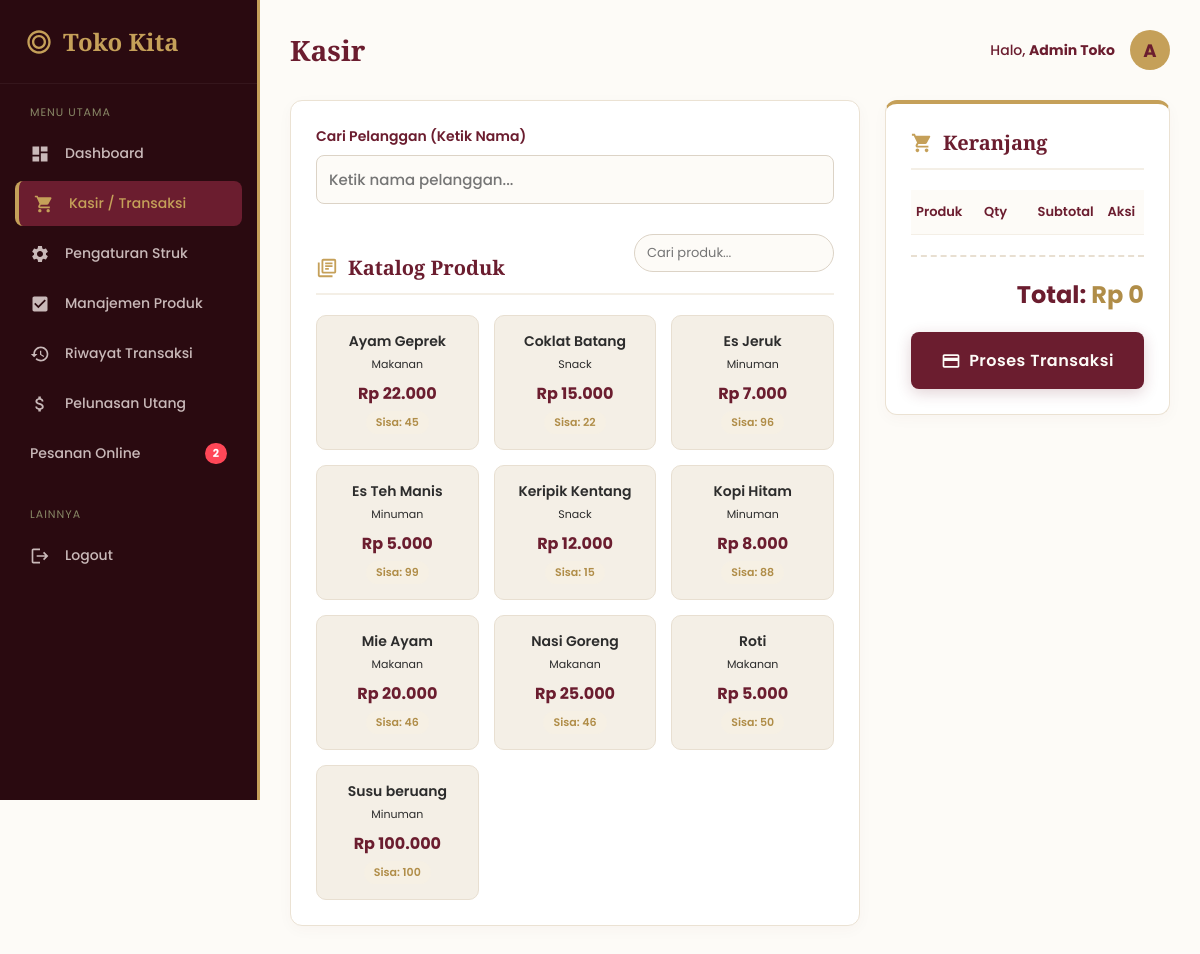
Screenshot of / (signed in) with the database file from the repository.
### tables this page shows
CREATE TABLE `tbl_produk` (
  `id_produk` int(11) NOT NULL,
  `id_kategori` int(11) DEFAULT NULL,
  `nama_produk` varchar(100) NOT NULL,
  `harga` decimal(12,2) NOT NULL,
  `stok` int(11) DEFAULT 0
);

CREATE TABLE `tbl_kategori` (
  `id_kategori` int(11) NOT NULL,
  `nama_kategori` varchar(50) NOT NULL
);

### index.php (the view, shortened to what this page needs)
<?php
require 'koneksi.php';
$produk = mysqli_query($koneksi, "SELECT p.*, k.nama_kategori FROM tbl_produk p JOIN tbl_kategori k ON p.id_kategori = k.id_kategori ORDER BY p.nama_produk ASC");
?>
<!DOCTYPE html>
<html lang="id">
<head>
</head>
<body>
    <?php include 'sidebar.php'; ?>
    <div class="main-content">
        <div class="topbar">
            <h1>Kasir</h1>
            <div class="user-profile">
                <span>Halo, <strong><?= $_SESSION['nama_lengkap'] ?></strong></span>
                <div class="avatar"><?= strtoupper(substr($_SESSION['nama_lengkap'], 0, 1)) ?></div>
            </div>
        </div>
        <form action="pembayaran.php" method="POST" id="formKasir">
            <div class="container">
                <div class="card">
                    <div class="form-group">
                        <label>Cari Pelanggan (Ketik Nama)</label>
                        <input type="text" id="inputCariPelanggan" list="listPelanggan" placeholder="Ketik nama pelanggan..." required autocomplete="off">
                    </div>
                    <div class="search-produk-wrapper">
                        <h2 style="margin-top: 30px;">
                            <svg viewBox="0 0 24 24" xmlns="http://www.w3.org/2000/svg"><path d="M4 6H2v14c0 1.1.9 2 2 2h14v-2H4V6zm16-4H8c-1.1 0-2 .9-2 2v12c0 1.1.9 2 2 2h12c1.1 0 2-.9 2-2V4c0-1.1-.9-2-2-2zm0 14H8V4h12v12zM10 9h8v2h-8zm0 3h4v2h-4zm0-6h8v2h-8z"/></svg>
                            Katalog Produk
                        </h2>
                        <input type="text" id="cariProduk" placeholder="Cari produk...">
                    </div>
                    <div class="produk-grid" id="produkGrid">
                        <?php while($pr = mysqli_fetch_assoc($produk)): ?>
                            <?php $habis = ($pr['stok'] <= 0) ? 'habis' : ''; ?>
                            <div class="produk-item <?= $habis ?>"
                                 data-nama="<?= strtolower($pr['nama_produk']) ?>"
                                 onclick="<?= $habis ? '' : "tambahKeKeranjang({$pr['id_produk']}, '" . addslashes($pr['nama_produk']) . "', {$pr['harga']}, {$pr['stok']})" ?>">
                                <h3><?= $pr['nama_produk'] ?></h3>
                                <div class="kategori"><?= $pr['nama_kategori'] ?></div>
                                <div class="harga">Rp <?= number_format($pr['harga'],0,',','.') ?></div>
                                <div class="stok">Sisa: <?= $pr['stok'] ?></div>
                            </div>
                        <?php endwhile; ?>
                    </div>
                </div>
                <div class="card" style="border-top: 4px solid var(--gold);">
                    <h2>
                        Keranjang
                    </h2>
                    <table id="tabelKeranjang">
                        <thead>
                            <tr>
                                <th>Produk</th>
                                <th>Qty</th>
                                <th style="text-align:right;">Subtotal</th>
                                <th style="text-align:center;">Aksi</th>
                            </tr>
                        </thead>
                    </table>
                    <div class="total-box">
                        <h3>Total: <span>Rp <span id="totalHarga">0</span></span></h3>
                        <button type="submit" class="btn-proses">
                            <svg viewBox="0 0 24 24" xmlns="http://www.w3.org/2000/svg"><path d="M20 4H4c-1.11 0-1.99.89-1.99 2L2 18c0 1.11.89 2 2 2h16c1.11 0 2-.89 2-2V6c0-1.11-.89-2-2-2zm0 14H4v-6h16v6zm0-10H4V6h16v2z"/></svg>
                            Proses Transaksi
                        </button>
                    </div>
                </div>
            </div>
        </form>
    </div>
</body>
</html>

### index.php (style rules this page uses)
:root { --maroon: #6B1D2F; --maroon-dark: #4A1320; --cream: #FDFBF7; --cream-card: #F4EFE6; --gold: #C5A059; --gold-hover: #B08D48; --text-dark: #2C2C2C; --sidebar-bg: #2A0A10; }
* { margin: 0; padding: 0; box-sizing: border-box; font-family: 'Poppins', sans-serif; }
body { background: var(--cream); color: var(--text-dark); display: flex; min-height: 100vh; }
.main-content { margin-left: 260px; padding: 30px; width: calc(100% - 260px); }
.topbar { display: flex; justify-content: space-between; align-items: center; margin-bottom: 30px; }
.topbar h1 { font-family: 'Playfair Display', serif; font-size: 28px; color: var(--maroon); }
.user-profile { display: flex; align-items: center; gap: 15px; font-size: 14px; font-weight: 500; color: var(--maroon); }
.user-profile .avatar { width: 40px; height: 40px; background: var(--gold); color: var(--maroon); border-radius: 50%; display: flex; justify-content: center; align-items: center; font-weight: 700; font-size: 18px; }
.container { display: grid; grid-template-columns: 2fr 1fr; gap: 25px; align-items: start; }
.card { background: #fff; padding: 25px; border-radius: 12px; box-shadow: 0 4px 15px rgba(107, 29, 47, 0.03); border: 1px solid #EBE2D3; }
.card h2 { font-family: 'Playfair Display', serif; font-size: 20px; margin-bottom: 20px; color: var(--maroon); border-bottom: 2px solid var(--cream-card); padding-bottom: 12px; display: flex; align-items: center; gap: 10px; }
.card h2 svg { width: 22px; height: 22px; fill: var(--gold); }
.form-group { margin-bottom: 20px; }
.form-group label { display: block; margin-bottom: 8px; font-size: 14px; color: var(--maroon); font-weight: 600; }
.form-group input[type="text"] { width: 100%; padding: 12px; border: 1px solid #DCD3C6; border-radius: 8px; outline: none; transition: 0.3s; font-size: 15px; background: var(--cream); color: var(--text-dark); font-weight: 500; }
.search-produk-wrapper { display: flex; justify-content: space-between; align-items: center; margin-bottom: 20px; border-bottom: 2px solid var(--cream-card); padding-bottom: 12px; }
.search-produk-wrapper h2 { border: none; margin: 0; padding: 0; }
.search-produk-wrapper input { width: 200px; padding: 8px 12px; border: 1px solid #DCD3C6; border-radius: 20px; outline: none; font-size: 13px; background: var(--cream); transition: 0.3s; }
.produk-grid { display: grid; grid-template-columns: repeat(auto-fill, minmax(150px, 1fr)); gap: 15px; }
.produk-item { background: var(--cream-card); border: 1px solid #E8DFD1; border-radius: 10px; padding: 15px; text-align: center; cursor: pointer; transition: 0.2s; user-select: none; }
.produk-item h3 { font-size: 14px; margin-bottom: 4px; color: var(--text-dark); font-weight: 600; }
.produk-item .kategori { font-size: 11px; color: var(--text-light); margin-bottom: 8px; }
.produk-item .harga { font-size: 16px; font-weight: 700; color: var(--maroon); }
.produk-item .stok { font-size: 11px; color: var(--gold-hover); margin-top: 5px; background: #F6F0E4; padding: 3px 10px; border-radius: 12px; display: inline-block; font-weight: 600; }
table { width: 100%; border-collapse: collapse; margin-bottom: 15px; }
th, td { padding: 12px 5px; text-align: left; border-bottom: 1px solid var(--cream-card); font-size: 13px; }
th { background: var(--cream); color: var(--maroon); font-weight: 600; }
.total-box { margin-top: 20px; text-align: right; border-top: 2px dashed #E8DFD1; padding-top: 20px; }
.total-box h3 { font-size: 24px; color: var(--maroon); margin-bottom: 20px; font-weight: 700; }
.total-box h3 span { color: var(--gold-hover); }
.btn-proses { background: var(--maroon); color: var(--cream); border: none; padding: 16px; border-radius: 8px; font-size: 16px; font-weight: 600; cursor: pointer; width: 100%; transition: 0.3s; display: flex; justify-content: center; align-items: center; gap: 8px; box-shadow: 0 4px 15px rgba(107, 29, 47, 0.2); letter-spacing: 0.5px; }
.btn-proses svg { width: 20px; height: 20px; fill: currentColor; }

### rows the page displays
tbl_produk: nama_produk "Ayam Geprek", id_kategori.nama_kategori "Makanan", harga "22.000", stok "45"
tbl_produk: nama_produk "Coklat Batang", id_kategori.nama_kategori "Snack", harga "15.000", stok "22"
tbl_produk: nama_produk "Es Jeruk", id_kategori.nama_kategori "Minuman", harga "7.000", stok "96"
tbl_produk: nama_produk "Es Teh Manis", id_kategori.nama_kategori "Minuman", harga "5.000", stok "99"
tbl_produk: nama_produk "Keripik Kentang", id_kategori.nama_kategori "Snack", harga "12.000", stok "15"
tbl_produk: nama_produk "Kopi Hitam", id_kategori.nama_kategori "Minuman", harga "8.000", stok "88"
tbl_produk: nama_produk "Mie Ayam", id_kategori.nama_kategori "Makanan", harga "20.000", stok "46"
tbl_produk: nama_produk "Nasi Goreng", id_kategori.nama_kategori "Makanan", harga "25.000", stok "46"
tbl_produk: nama_produk "Roti", id_kategori.nama_kategori "Makanan", harga "5.000", stok "50"
tbl_produk: nama_produk "Susu beruang", id_kategori.nama_kategori "Minuman", harga "100.000", stok "100"

### other values shown
$jml_notif "2"
$_SESSION['nama_lengkap'] "Admin Toko"
substr($_SESSION['nama_lengkap'], 0, 1) "A"
